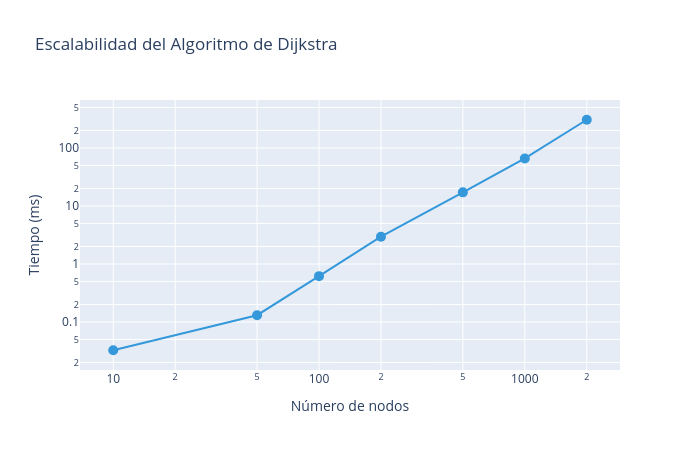

Notebook source saved alongside this figure:
### Markdown cell above
## Escalabilidad de Dijkstra

Generamos grafos aleatorios de diferentes tamaños para medir el rendimiento.

### Code cell
def generate_random_graph(n_nodes, density=0.3, max_weight=20, seed=42):
    rng = np.random.default_rng(seed)
    G = nx.DiGraph()
    G.add_nodes_from(range(n_nodes))
    for i in range(n_nodes - 1):
        w = int(rng.integers(1, max_weight))
        G.add_edge(i, i + 1, weight=w)
    for i in range(n_nodes):
        for j in range(n_nodes):
            if i != j and not G.has_edge(i, j) and rng.random() < density:
                w = int(rng.integers(1, max_weight))
                G.add_edge(i, j, weight=w)
    return G

sizes = [10, 50, 100, 200, 500, 1000, 2000]
times_dijkstra = []

for n in sizes:
    G_rand = generate_random_graph(n, density=0.1)
    adj = {i: [] for i in range(n)}
    for u, v, data in G_rand.edges(data=True):
        adj[u].append((v, data['weight']))
    start = time.perf_counter()
    for _ in range(5):
        dijkstra(adj, 0)
    elapsed = (time.perf_counter() - start) / 5
    times_dijkstra.append(elapsed)
    print(f'n={n:5d}: {elapsed*1000:.2f} ms')

fig_scale = go.Figure()
fig_scale.add_trace(go.Scatter(
    x=sizes, y=[t * 1000 for t in times_dijkstra],
    mode='lines+markers', name='Dijkstra',
    marker=dict(size=10), line=dict(width=2, color='#3498db')
))
fig_scale.update_layout(
    title='Escalabilidad del Algoritmo de Dijkstra',
    xaxis_title='Número de nodos', yaxis_title='Tiempo (ms)',
    xaxis_type='log', yaxis_type='log',
    width=700, height=450
)
fig_scale.show()

### Figure 1 — Plotly figure (JSON) as saved in the notebook; plotly's stock layout.template omitted (floating-point values rounded to 4 significant figures)
{"data": [{"line": {"color": "#3498db", "width": 2}, "marker": {"size": 10}, "mode": "lines+markers", "name": "Dijkstra", "type": "scatter", "x": [10, 50, 100, 200, 500, 1000, 2000], "y": [0.03256, 0.1308, 0.6171, 2.949, 17.16, 65.93, 306.2]}], "layout": {"height": 450, "title": {"text": "Escalabilidad del Algoritmo de Dijkstra"}, "width": 700, "xaxis": {"title": {"text": "Número de nodos"}, "type": "log"}, "yaxis": {"title": {"text": "Tiempo (ms)"}, "type": "log"}}}
